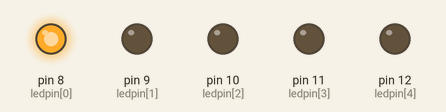
This sketch was run on a simulated Arduino Uno, built with avr-gcc and run on an emulated ATmega328P. Parts: output pins drawn as LEDs (lit = HIGH).

Above: at 0.5 s.
At 3.5 s:
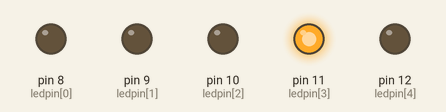
At 5.0 s:
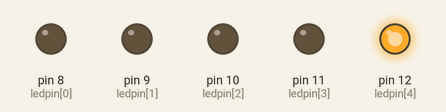
At 8.5 s:
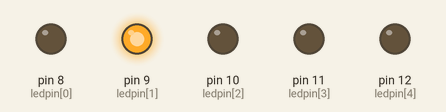
At 12.5 s:
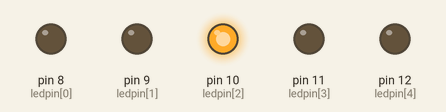
Timing chart, 0 to 13.0 s (numbered marks = the images above):
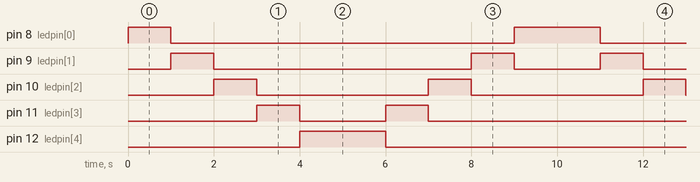

The sketch:

Day_09_2_while_loop.ino
```cpp
int ledpin[] = {8,9,10,11,12};
int pinnumber=5;
int j;
void setup() {
  // put your setup code here, to run once:
  for(j=0; j<pinnumber; j=j+1){
pinMode(ledpin[j],OUTPUT);
  }
Serial.begin(115200);
}

void loop() {
  // put your main code here, to run repeatedly:
for(j=0; j<pinnumber; j=j+1){
digitalWrite(ledpin[j],HIGH);
delay(1000);
digitalWrite(ledpin[j],LOW);
}
for(j=pinnumber-1; j>=0; j=j-1){
digitalWrite(ledpin[j],HIGH);
delay(1000);
digitalWrite(ledpin[j],LOW);
}

}
```

Measured:
- by itself, pin 8 (ledpin[0]): repeats every 10.0 s: LOW 8.0 s, HIGH 2.0 s
- by itself, pin 9 (ledpin[1]): repeats every 10.0 s: LOW 6.0 s, HIGH 1.0 s, LOW 2.0 s, HIGH 1.0 s
- by itself, pin 10 (ledpin[2]): alternates HIGH for 1.0 s and LOW for 4.0 s
- by itself, pin 11 (ledpin[3]): repeats every 10.0 s: LOW 2.0 s, HIGH 1.0 s, LOW 6.0 s, HIGH 1.0 s
- by itself, pin 12 (ledpin[4]): alternates HIGH for 2.0 s and LOW for 8.0 s
